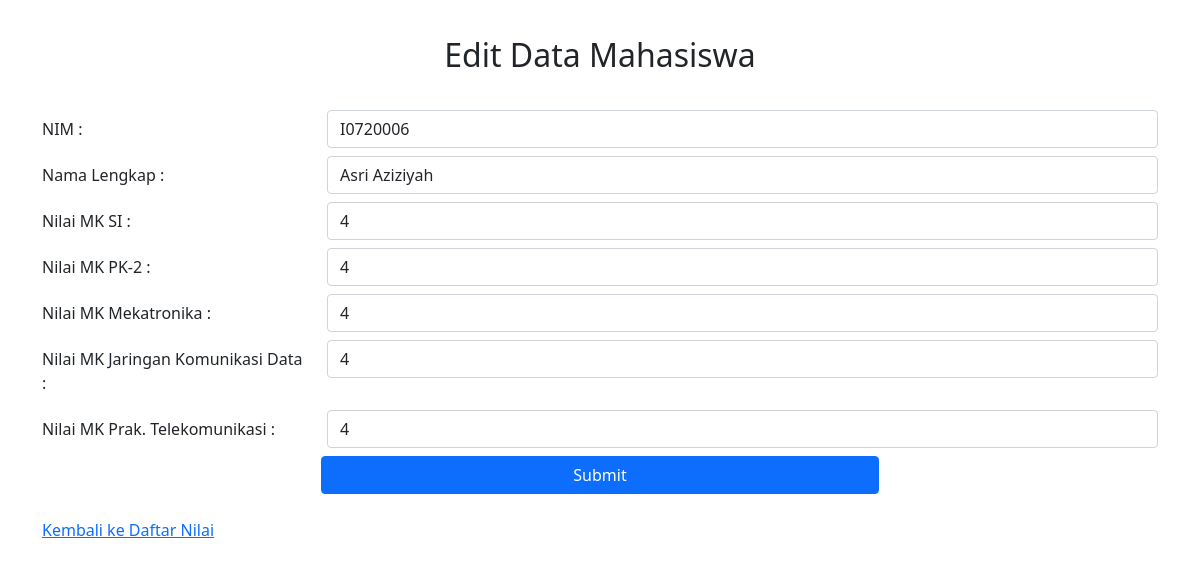
/ubah.php?nim=I0720006, run on the app's committed database.
### tables this page shows
CREATE TABLE `mahasiswa` (
  `id` int(255) NOT NULL,
  `nim` varchar(255) NOT NULL,
  `nama` varchar(255) NOT NULL
);

CREATE TABLE `nilai` (
  `id` int(255) NOT NULL,
  `si` float NOT NULL,
  `pk2` float NOT NULL,
  `jarkomdat` float NOT NULL,
  `mekatronika` float NOT NULL,
  `praktelkom` float NOT NULL,
  `nim` varchar(255) NOT NULL
);

### ubah.php (the view, shortened to what this page needs)
<?php
include "connect.php";
require 'function.php';
if (isset($_GET['nim'])) {
    $NIM = $_GET['nim'];
    $kuerimhs = mysqli_query($conn, "SELECT * FROM mahasiswa INNER JOIN nilai ON mahasiswa.nim = nilai.nim WHERE mahasiswa.nim = '$NIM'");
    while ($mahasiswa = mysqli_fetch_array($kuerimhs)) {
        $nim    = $mahasiswa['nim'];
        $nama   = $mahasiswa['nama'];
        $si             = $mahasiswa['si'];
        $pk2            = $mahasiswa['pk2'];
        $jarkomdat      = $mahasiswa['jarkomdat'];
        $mekatronika    = $mahasiswa['mekatronika'];
        $praktelkom     = $mahasiswa['praktelkom'];
    };
};
?>
<!DOCTYPE html>
<html lang="en">
<head>
    <link href="https://cdn.jsdelivr.net/npm/bootstrap@5.0.2/dist/css/bootstrap.min.css" rel="stylesheet">
</head>
<body>
    <header>
        <h2 style="text-align: center; margin-bottom:3%; margin-top:3%;">Edit Data Mahasiswa </h2>
    </header>
    <div class="container">
        <form action="" method="post" enctype="multipart/form-data">
            <div class="mb-2 row">
                <label for="nim" class="col-sm-3 col-form-label">NIM :</label>
                <div class="col-sm-9"><input type="text" class="form-control" id="nim" name="nim" required value="<?= $nim ?>"></div>
            </div>
            <div class="mb-2 row">
                <label for="nama" class="col-sm-3 col-form-label">Nama Lengkap : </label>
                <div class="col-sm-9"><input type="text" class="form-control" id="nama" name="nama" required value="<?= $nama ?>"></div>
            </div>
            <div class="mb-2 row">
                <label for="si" class="col-sm-3 col-form-label">Nilai MK SI :</label>
                <div class="col-sm-9"><input type="int" class="form-control" id="si" name="si" required value="<?= $si ?>"></div>
            </div>
            <div class="mb-2 row">
                <label for="pk2" class="col-sm-3 col-form-label">Nilai MK PK-2 :</label>
                <div class="col-sm-9"><input type="int" class="form-control" id="pk2" name="pk2" required value="<?= $pk2 ?>"></div>
            </div>
            <div class="mb-2 row">
                <label for="mekatronika" class="col-sm-3 col-form-label">Nilai MK Mekatronika :</label>
                <div class="col-sm-9"><input type="int" class="form-control" id="mekatronika" name="mekatronika" required value="<?= $mekatronika ?>"></div>
            </div>
            <div class="mb-2 row">
                <label for="jarkomdat" class="col-sm-3 col-form-label">Nilai MK Jaringan Komunikasi Data :</label>
                <div class="col-sm-9"> <input type="int" class="form-control" id="jarkomdat" name="jarkomdat" required value="<?= $jarkomdat ?>"></div>
            </div>
            <div class="mb-2 row">
                <label for="praktelkom" class="col-sm-3 col-form-label">Nilai MK Prak. Telekomunikasi :</label>
                <div class="col-sm-9"><input type="int" class="form-control" id="praktelkom" name="praktelkom" required value="<?= $praktelkom ?>"></div>
            </div>
            <div class="d-grid gap-2 col-6 mx-auto">
                <button type="submit" class="btn btn-primary" name="submit">Submit</button>
            </div>
        </form>
        <br>
        <a href="index.php" style="margin-left:auto; margin-right:0;">Kembali ke Daftar Nilai</a>
    </div>
</body>
</html>

### data on the page
mahasiswa: nim "I0720006", nama "Asri Aziziyah", si "4", pk2 "4", mekatronika "4", jarkomdat "4", praktelkom "4"
